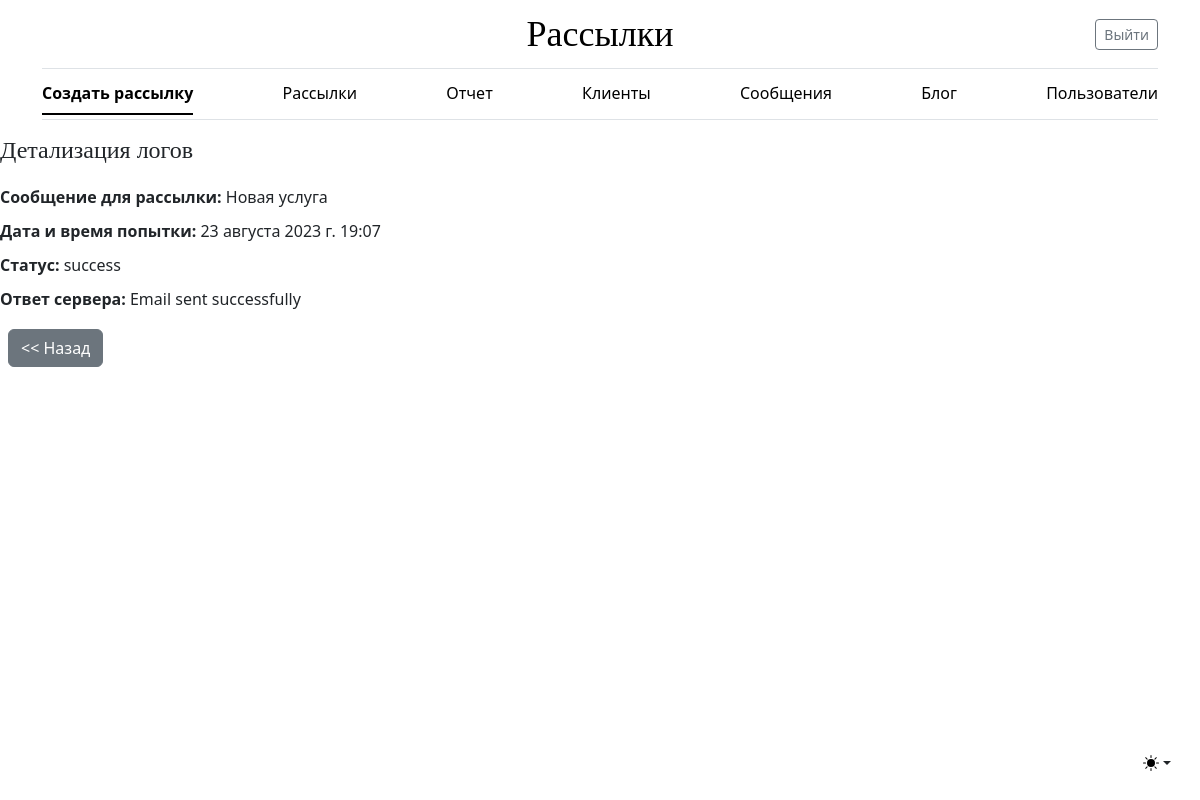
/log/16/ (signed in), run on the app's committed database.
### mailing/models.py (models this page shows)
class Log(models.Model):
    STATUS = (
        ('success', 'Успешно'),
        ('error', 'Ошибка'),
    )
    message = models.ForeignKey('Message', on_delete=models.CASCADE, **NULLABLE, verbose_name='Сообщение')
    date_attempt = models.DateTimeField(auto_now=True, verbose_name='Дата и время отправки')
    attempt_status = models.CharField(max_length=20, choices=STATUS, verbose_name='Статус отправки')
    server_response = models.TextField(**NULLABLE, verbose_name='Ответ сервера')
    class Meta:
        verbose_name = 'Лог'
        verbose_name_plural = 'Логи'

class Message(models.Model):
    subject_message = models.CharField(max_length=255, **NULLABLE,
                                       verbose_name='Тема сообщения')
    message = models.TextField(**NULLABLE, verbose_name='Сообщение')
    owner = models.ForeignKey(settings.AUTH_USER_MODEL, on_delete=models.SET_NULL, **NULLABLE,
                              verbose_name='Владелец')
    def __str__(self):
        return f'{self.subject_message}'
    class Meta:
        verbose_name = 'Сообщение'
        verbose_name_plural = 'Сообщения'

### mailing/views.py (the view)
# urls.py: path('log/<int:pk>/', LogDetailView.as_view(), name='log_details'),
class LogDetailView(LoginRequiredMixin, DetailView):
    model = Log
    template_name = 'mailing/log_detail.html'

### mailing/templates/mailing/log_detail.html
{% extends 'mailing/base.html' %}
{% block content %}
  <div style="display: flex; flex-direction: column; gap: 10px;">
    <h1 style="font-size: 24px; margin-bottom: 10px;">Детализация логов</h1>
    <div><strong>Сообщение для рассылки:</strong> {{ object.message }}</div>
    <div><strong>Дата и время попытки:</strong> {{ object.date_attempt }}</div>
    <div><strong>Статус:</strong> {{ object.attempt_status }}</div>
    <div><strong>Ответ сервера:</strong> {{ object.server_response }}</div>
    <div class="col-12">
      <a href="{% url 'mailing:log_list' %}" class="btn btn-secondary m-2"><< Назад</a>
    </div>
  </div>
{% endblock %}

### static/css/blog.css (style rules this page uses)
h1, h2, h3, h4, h5, h6 { font-family: "Playfair Display", Georgia, "Times New Roman", serif; }

### data on the page
Log: message "Новая услуга", date_attempt "23 августа 2023 г. 19:07", attempt_status "success", server_response "Email sent successfully"
